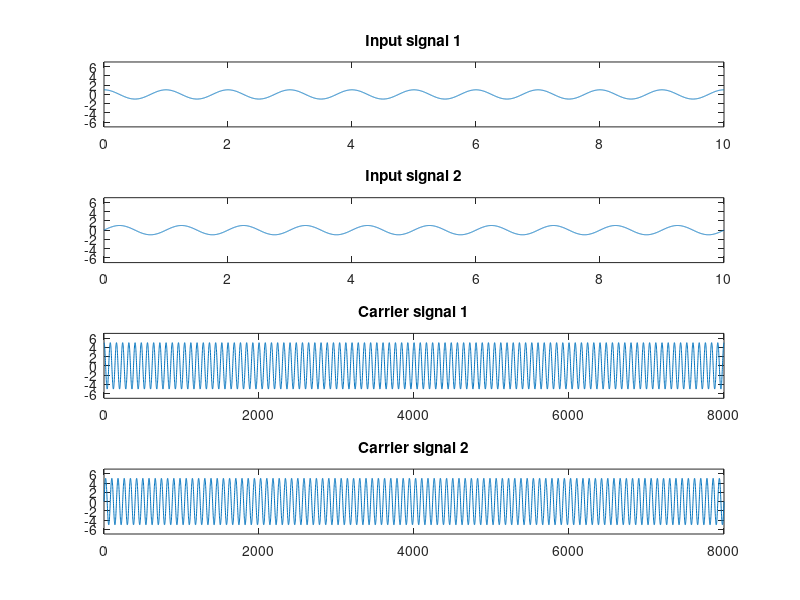
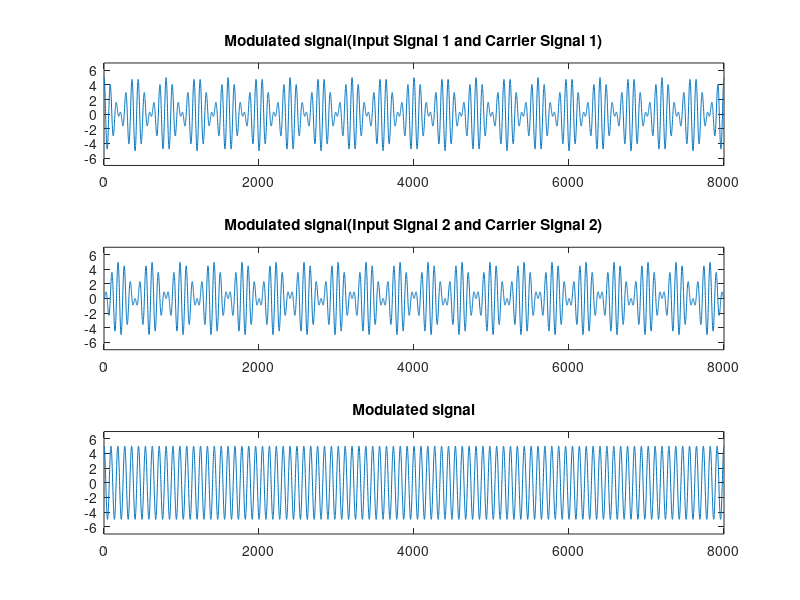
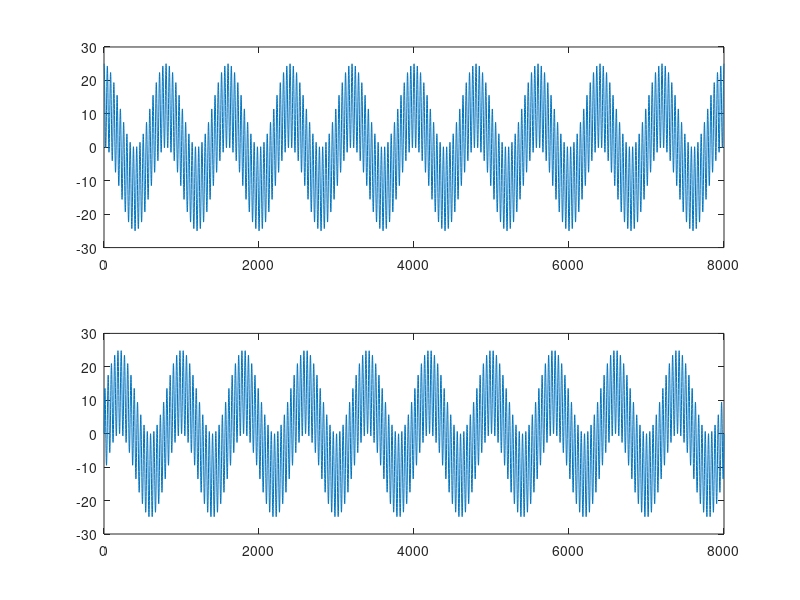
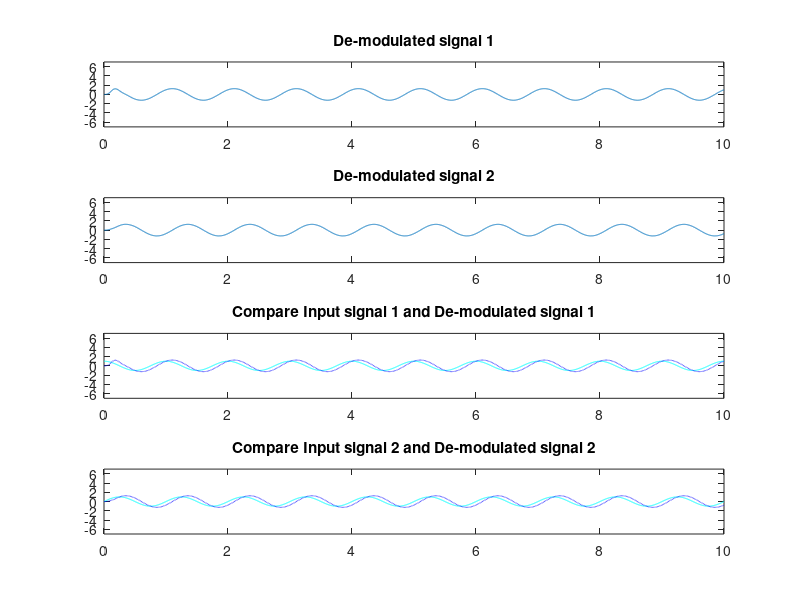

These figures' MATLAB source, in order:

clear all
close all
clc

Amplitude = 5;
offset = 2;
yScale = (Amplitude + offset);

Fm_I = 8000;
Fm_Q = 8000;

t = linspace(0,10,max(Fm_I, Fm_Q)); 
mt_I = cos(2 * pi * Fm_I * t);
mt_Q = sin(2 * pi * Fm_Q * t);

figure;
subplot(4,1,1);
plot(t, mt_I);
title('Input signal 1');
axis([0 10 -yScale yScale]);
subplot(4,1,2);
plot(t, mt_Q);
title('Input signal 2');
axis([0 10 -yScale yScale]);

Input_I = mt_I;
Input_Q = mt_Q;

% Test_I = sawtooth(2*pi*Fm_I*t);
% Input_I = mt_I;
% Input_Q = 0;

% Carrier Signal
Amplitude = 5;
Fc = 10 * max(Fm_I, Fm_Q);
t = linspace(0,10,max(Fm_I, Fm_Q));

phase = 0;
ct_I = Amplitude * cos(2*pi*Fc*t - phase);
phase = (2*pi)/4;
ct_Q = Amplitude * cos(2*pi*Fc*t - phase);

subplot(4,1,3);
plot(ct_I);
title('Carrier signal 1');
axis([0 8000 -yScale yScale]);
subplot(4,1,4);
plot(ct_Q);
title('Carrier signal 2');
axis([0 8000 -yScale yScale]);

% Modulate the signals
yt_I = Input_I .* ct_I;
yt_Q = Input_Q .* ct_Q;
yt = yt_I + yt_Q;

figure;

subplot(3,1,1);
plot(yt_I);
title('Modulated signal(Input Signal 1 and Carrier Signal 1)');
axis([0 8000 -yScale yScale]);

subplot(3,1,2);
plot(yt_Q);
title('Modulated signal(Input Signal 2 and Carrier Signal 2)');
axis([0 8000 -yScale yScale]);

subplot(3,1,3);
plot(yt);
title('Modulated signal');
axis([0 8000 -yScale yScale]);

% Demodulate the signals
rt_I = yt .* ct_I;
rt_Q = yt .* ct_Q;

figure;
subplot(2,1,1);
plot(rt_I);
subplot(2,1,2);
plot(rt_Q);

[b, a] = butter(5, 2*pi*(2 * max(Fm_I, Fm_Q))/(Fc * 100));
rt_I = filter(b, a, rt_I)/(Amplitude * 2);
rt_Q = filter(b, a, rt_Q)/(Amplitude * 2);

figure;
subplot(4,1,1);
plot(t, rt_I);
title('De-modulated signal 1');
axis([0 10 -yScale yScale]);

subplot(4,1,2);
plot(t, rt_Q);
title('De-modulated signal 2');
axis([0 10 -yScale yScale]);

subplot(4,1,3);
plot(t, Input_I, 'c', t, rt_I, 'b--');
title('Compare Input signal 1 and De-modulated signal 1');
axis([0 10 -yScale yScale]);

subplot(4,1,4);
plot(t, Input_Q, 'c', t, rt_Q, 'b--');
title('Compare Input signal 2 and De-modulated signal 2');
axis([0 10 -yScale yScale]);

figure;
subplot(2,2,1);
plot(abs((fft(mt_I))));
title('Frequency Spectrum of signal 1');
axis([-10000 10000 0 inf]);

subplot(2,2,2);
plot(abs((fft(mt_Q))));
title('Frequency Spectrum of signal 2');
axis([-10000 10000 0 inf]);

subplot(2,2,3);
plot(abs((fft(rt_I))));
title('Frequency Spectrum of received signal 1');
axis([-10000 10000 0 inf]);

subplot(2,2,4);
plot(abs((fft(rt_Q))));
title('Frequency Spectrum of received signal 2');
axis([-10000 10000 0 inf]);